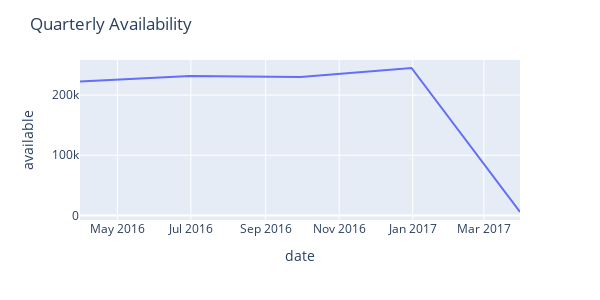

The notebook cell saved with this chart:
### Code cell
q= px.line(quarter, x= 'date', y= 'available', height=300, width=600)
q.update_layout(title='Quarterly Availability')
q.show()

### Figure 1 — Plotly figure (JSON) as saved in the notebook; plotly's stock layout.template omitted (floating-point values rounded to 4 significant figures)
{"data": [{"hovertemplate": "date=%{x}<br>available=%{y}<extra></extra>", "legendgroup": "", "line": {"color": "#636efa", "dash": "solid"}, "mode": "lines", "name": "", "orientation": "v", "showlegend": false, "type": "scatter", "x": ["2016-03-31T00:00:00", "2016-06-30T00:00:00", "2016-09-30T00:00:00", "2016-12-31T00:00:00", "2017-03-31T00:00:00"], "xaxis": "x", "y": [222403, 231492, 229976, 244973, 5698], "yaxis": "y"}], "layout": {"height": 300, "legend": {"tracegroupgap": 0}, "margin": {"t": 60}, "title": {"text": "Quarterly Availability"}, "width": 600, "xaxis": {"anchor": "y", "domain": [0, 1], "title": {"text": "date"}}, "yaxis": {"anchor": "x", "domain": [0, 1], "title": {"text": "available"}}}}
